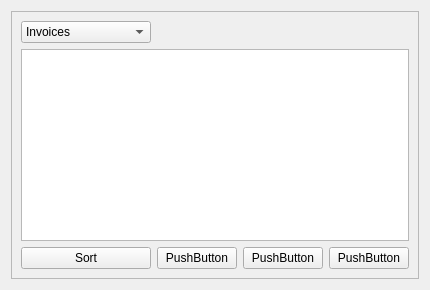
        <widget class="QWidget" name="tab_2">
         <attribute name="title">
          <string>Show Invoices</string>
         </attribute>
         <layout class="QGridLayout" name="gridLayout_8">
          <property name="sizeConstraint">
           <enum>QLayout::SetNoConstraint</enum>
          </property>
          <item row="0" column="0">
           <widget class="QFrame" name="frame_3">
            <property name="frameShape">
             <enum>QFrame::StyledPanel</enum>
            </property>
            <property name="frameShadow">
             <enum>QFrame::Raised</enum>
            </property>
            <layout class="QGridLayout" name="gridLayout_7">
             <item row="2" column="1">
              <widget class="QPushButton" name="pushButton_6">
               <property name="text">
                <string>PushButton</string>
               </property>
              </widget>
             </item>
             <item row="2" column="3">
              <widget class="QPushButton" name="pushButton_3">
               <property name="text">
                <string>PushButton</string>
               </property>
              </widget>
             </item>
             <item row="2" column="0">
              <widget class="QPushButton" name="sortInvoicesPushButton_5">
               <property name="text">
                <string>Sort</string>
               </property>
              </widget>
             </item>
             <item row="1" column="0" colspan="4">
              <widget class="QTableView" name="tableView_4">
               <property name="selectionMode">
                <enum>QAbstractItemView::SingleSelection</enum>
               </property>
               <property name="selectionBehavior">
                <enum>QAbstractItemView::SelectRows</enum>
               </property>
               <property name="iconSize">
                <size>
                 <width>50</width>
                 <height>50</height>
                </size>
               </property>
               <property name="sortingEnabled">
                <bool>true</bool>
               </property>
               <attribute name="horizontalHeaderCascadingSectionResizes">
                <bool>true</bool>
               </attribute>
               <attribute name="horizontalHeaderStretchLastSection">
                <bool>true</bool>
               </attribute>
               <attribute name="verticalHeaderCascadingSectionResizes">
                <bool>false</bool>
               </attribute>
              </widget>
             </item>
             <item row="2" column="2">
              <widget class="QPushButton" name="pushButton_7">
               <property name="text">
                <string>PushButton</string>
               </property>
              </widget>
             </item>
             <item row="0" column="0">
              <widget class="QComboBox" name="documentsTypeComboBox">
               <item>
                <property name="text">
                 <string>Invoices</string>
                </property>
               </item>
               <item>
                <property name="text">
                 <string>Purchase Invoices</string>
                </property>
               </item>
               <item>
                <property name="text">
                 <string>WZ</string>
                </property>
               </item>
               <item>
                <property name="text">
                 <string>PZ</string>
                </property>
               </item>
               <item>
                <property name="text">
                 <string>MZ</string>
                </property>
               </item>
               <item>
                <property name="text">
                 <string>MM</string>
                </property>
               </item>
               <item>
                <property name="text">
                 <string>RW</string>
                </property>
               </item>
               <item>
                <property name="text">
                 <string>Settlement</string>
                </property>
               </item>
               <item>
                <property name="text">
                 <string>Warehouse Cards</string>
                </property>
               </item>
               <item>
                <property name="text">
                 <string>New Item</string>
                </property>
               </item>
              </widget>
             </item>
            </layout>
           </widget>
          </item>
         </layout>
        </widget>
